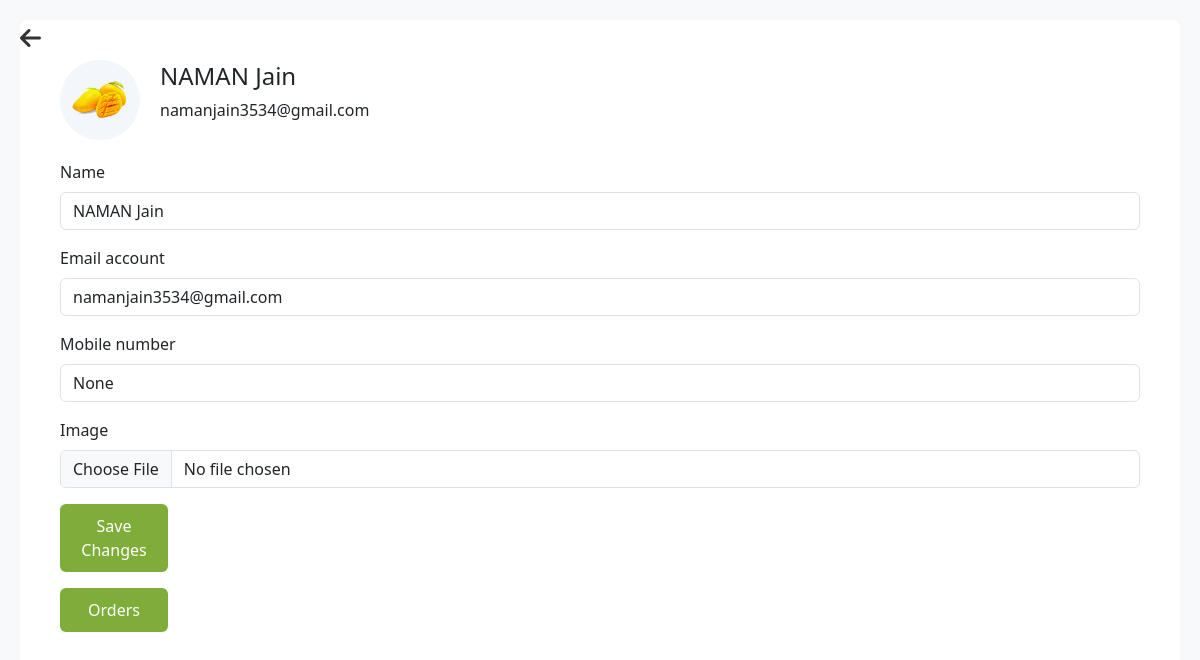
Page /profile (signed in) on the earlier database version.
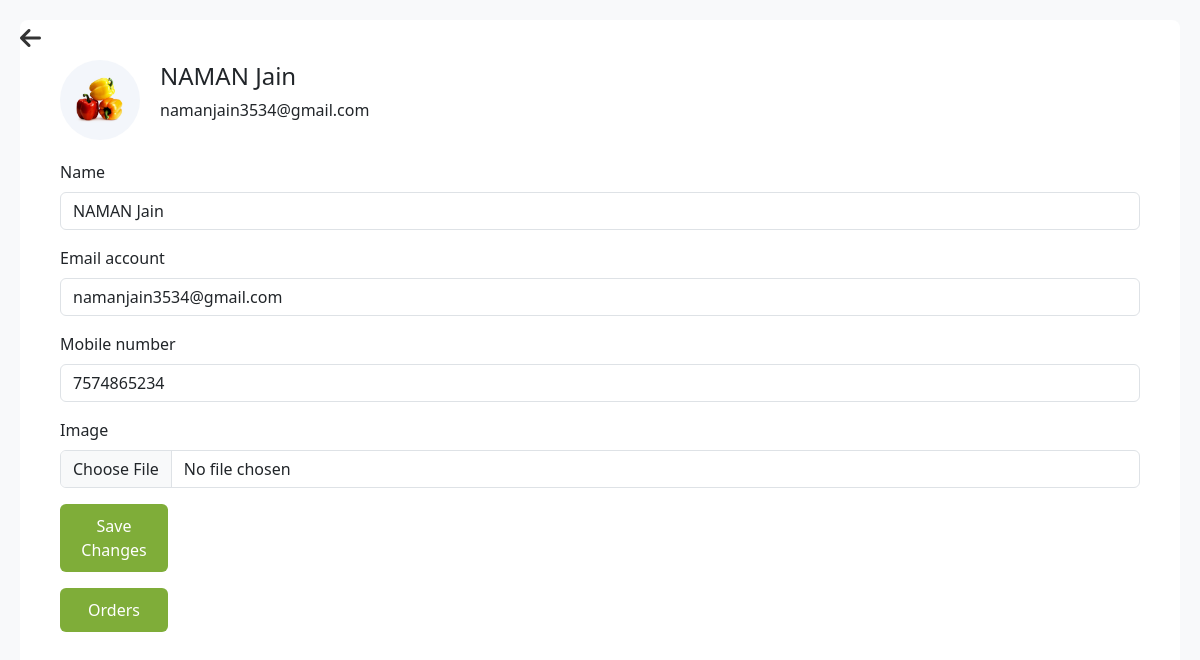
Same page on the later database version.
### myapp/models.py (models this page shows)
class user(models.Model):
    name= models.CharField(max_length=50)
    email= models.EmailField(max_length=50)
    password= models.CharField(max_length=50)
    phone_number=models.IntegerField(blank=True,null=True)
    image=models.ImageField(upload_to='image', blank=True,null=True)
    otp=models.IntegerField(blank=True,null=True)

### myapp/views.py (the view, shortened to what this page needs)
# urls.py: path('profile', views.profile, name='profile'),
def profile(request):
    uid=user.objects.get(name=request.session['name'])
    print(uid)
    con={
        "uid":uid
    }
    return render(request, 'profile.html',con)

### myapp/templates/profile.html (shortened to what this page needs)
<!DOCTYPE html>
<html lang="en">
<head>
    <link rel="stylesheet" href="https://cdn.jsdelivr.net/npm/bootstrap@5.3.1/dist/css/bootstrap.min.css">
    <link rel="stylesheet" href="https://cdnjs.cloudflare.com/ajax/libs/font-awesome/6.0.0-beta3/css/all.min.css">
</head>
<body>
    <a href="javascript:history.back()" style="position: absolute; top: 20px; left: 20px; font-size: 24px; color: #333;">
        <i class="fas fa-arrow-left"></i>
    </a>
    <div class="main-container">
        <div class="content">
            <div class="profile-header">
                <img src="{{uid.image}}" alt="User Image">
                <div>
                    <h4>{{uid.name}}</h4>
                    <p>{{uid.email}}</p>
                </div>
            </div>
            <form action="{% url 'profile' %}" method="post" enctype="multipart/form-data">
                <div class="mb-3">
                    <label for="name" class="form-label">Name</label>
                    <input type="text" class="form-control" name="name" id="name" placeholder="Enter A Name " value="{{uid.name}}">
                </div>
                <div class="mb-3">
                    <label for="email" class="form-label">Email account</label>
                    <input type="email" class="form-control" name="email" id="email" placeholder="Enter A Email" value="{{uid.email}}">
                </div>
                <div class="mb-3">
                    <label for="phone" class="form-label">Mobile number</label>
                    <input type="text" class="form-control" id="phone" name="phone_number" placeholder="Enter A Phone Number" value="{{uid.phone_number}}">
                </div>
                <div class="mb-3">
                    <label for="image" class="form-label">Image</label>
                    <input type="file" class="form-control" id="image" name="image">
                </div>
                <div class="mb-3">
                <button type="submit" class="btn btn-custom">Save Changes</button>
                </div>
                <div class="mb-3">
                <a href="{% url 'order_detail' %}" class="btn btn-custom">Orders</a>
                </div>
            </form>
        </div>
    </div>
</body>
</html>

Differences in the rows shown:
changed user "NAMAN Jain": image: a different picture; phone_number "None" → "7574865234"
